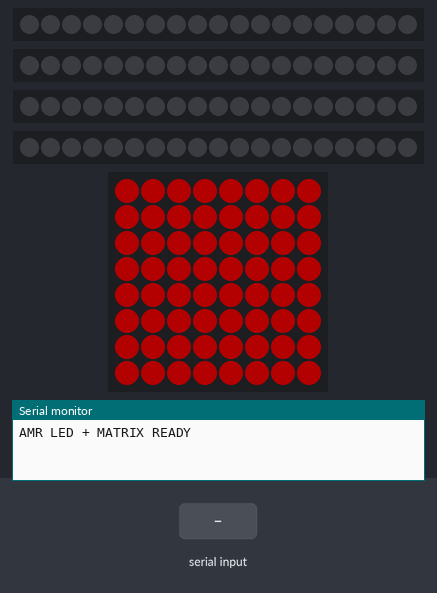
Recording of a sketch running on a simulated Arduino Mega 2560, built with avr-gcc and run on an emulated ATmega2560. On the bench: 4 × 19 RGB LEDs in strip order, left to right, 8×8 RGB LED matrix (first LED top left, wired row by row), the last lines printed to the serial monitor. Inputs (shaded band) come from the test bench. Dim RGB values are drawn brighter than linear.

Above: at 2.2 s.
2.3 s: "turning_left\n" received over Serial
At 2.46 s:
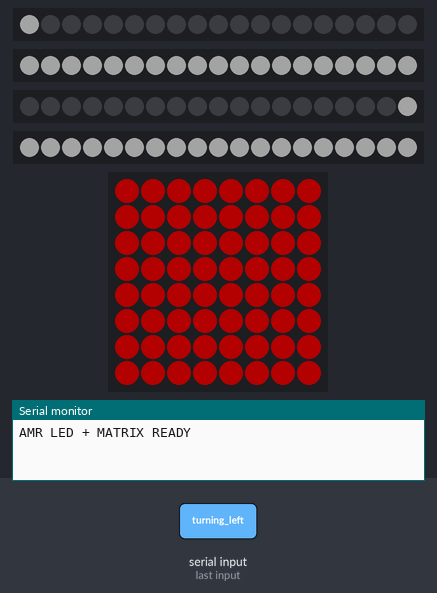
4.1 s: "arrived\n" received over Serial
At 4.6 s:
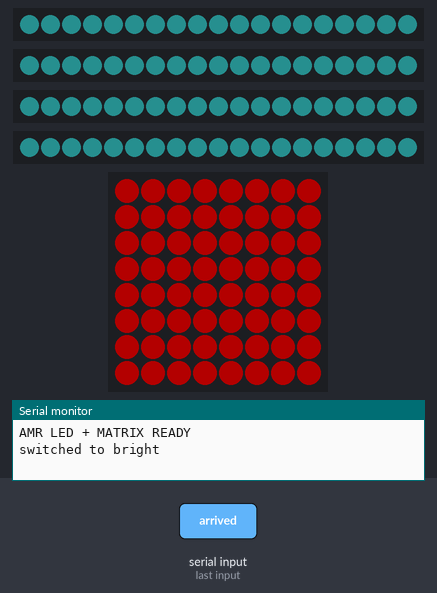
6.8 s: "turning_right\n" received over Serial
At 6.96 s:
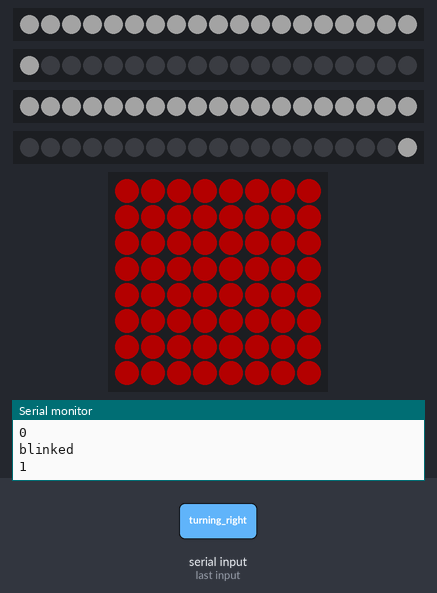
8.6 s: "standby\n" received over Serial
At 9.62 s:
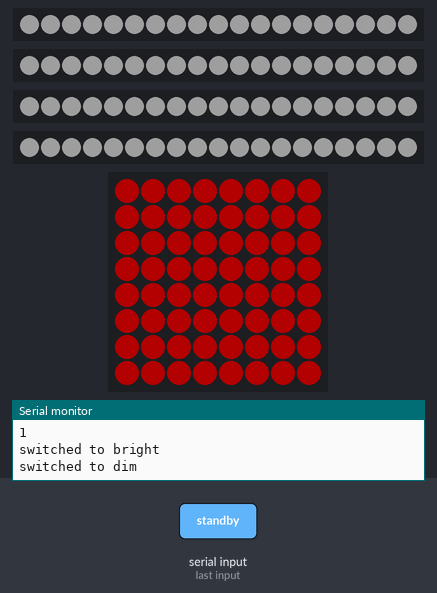
Timing chart, 0 to 11.6 s (numbered marks = the images above; inputs shaded):
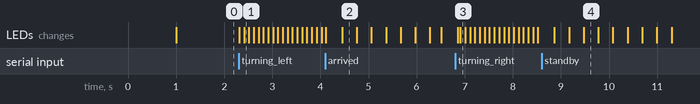

Measured:
- after the input at 2.3 s, the LEDs: first change at once (image 1 shows a later state)
- after the input at 4.1 s, the LEDs: first change at once (image 2 shows a later state)
- after the input at 6.8 s, the LEDs: first change after 0.06 s (image 3 shows a later state)
- after the input at 8.6 s, the LEDs: first change after 0.26 s (image 4 shows a later state)

The sketch:

ArduinoBottom.ino
```cpp
#include <FastLED.h>

/* =========================
   STRIP LED COUNTS
   ========================= */
#define RFRONT 19
#define LFRONT 19
#define RBACK  19
#define LBACK  19

/* =========================
   MATRIX
   ========================= */
#define MATRIX_WIDTH  8
#define MATRIX_HEIGHT 8
#define MATRIX_LEDS   (MATRIX_WIDTH * MATRIX_HEIGHT)

/* =========================
   PINS
   ========================= */
#define PIN_RFRONT   22
#define PIN_LFRONT   24
#define PIN_RBACK    23
#define PIN_LBACK   25
#define PIN_MATRIX   26

CRGB frontR[RFRONT];
CRGB frontL[LFRONT];
CRGB backR[RBACK];
CRGB backL[LBACK];
CRGB matrix[MATRIX_LEDS];

//Serial Input Stored in this variable
String cmd = "";

/* =========================
   SERIAL PARSER
   ========================= */
#define SERIAL_BUF_SIZE 64
char serialBuf[SERIAL_BUF_SIZE];
uint8_t serialPos = 0;
bool serialOverflow = false;


/* =========================
   MATRIX TEXT
   ========================= */
#define MATRIX_TEXT_MAX 32
char matrixText[MATRIX_TEXT_MAX] = "READY";

bool printing = false;
/* =========================
   STATE
   ========================= */
enum Direction {GIVEWAY, MOVINGOFF, MOVING, RESPONSE, TURN_LEFT, TURN_RIGHT, ARRIVE, STANDBY, NEUTRAL };
Direction currentState = GIVEWAY;

/* =========================
   TIMERS
   ========================= */
unsigned long lastBlink  = 0;
unsigned long lastBreath = 0;
unsigned long lastScroll = 0;

/* =========================
   Counters for checking LED Animation
   ========================= */

//General
bool animationComplete = false; //check whether the current animation cycle is finished
long prevR = 0;// previous RGB Value
long prevG = 0;
long prevB = 0;

//breathing
bool initialBreathCall = true;
bool dimming = true; //default breath animation starts from full brightness dims
int breathCycleTime = 600; //intialize breath cycle period (millisecond)
int breathSteps = 20; //number of steps it takes from full brightness to low brightness
int breathCount = 0;

//blinking
bool initialBlinkCall = true;
bool delayComplete = false;
int blinkCycleCount = 1;
int blinkCount = 0; // number of blinked cycles
int blinkCycleTime = 1800; //initalize blink cycle period (millisecond)
int blinkRestTime = 600; //delay time for the blinking animation


//Scroll
const char* message = "TESTING";
int textWidth = strlen(message) * 6; // Width of text + spacing
int scrollOffset = 0;
String displaytxt = "";
String reversetxt = "";
int blinkDelay = 500; //default blink delay set to 500ms


int scrollX = MATRIX_WIDTH;


/* =========================
   MOVING DECLARATIONS
   ========================= */
void handleSerial();
void processCommand(char* cmd);
void setMatrixText(const char* text);
void updateBlink();
void updateBreathing();


// --- Your 5x7 Font Definition (A-Z) ---
const uint8_t font5x7[26][5] = {
  {0x00, 0x7E, 0x11, 0x11, 0x7E}, {0x00, 0x36, 0x49, 0x49, 0x7F}, // A, B
  {0x00, 0x22, 0x41, 0x41, 0x3E}, {0x00, 0x3E, 0x41, 0x41, 0x7F}, // C, D
  {0x00, 0x41, 0x49, 0x49, 0x7F}, {0x00, 0x01, 0x09, 0x09, 0x7F}, // E, F
  {0x00, 0x32, 0x51, 0x41, 0x3E}, {0x00, 0x7F, 0x08, 0x08, 0x7F}, // G, H
  {0x00, 0x41, 0x7F, 0x41, 0x00}, {0x00, 0x3F, 0x41, 0x40, 0x20}, // I, J
  {0x00, 0x63, 0x14, 0x08, 0x7F}, {0x00, 0x40, 0x40, 0x40, 0x7F}, // K, L
  {0x7F, 0x02, 0x04, 0x02, 0x7F}, {0x00, 0x7F, 0x08, 0x04, 0x7F}, // M, N
  {0x00, 0x3E, 0x41, 0x41, 0x3E}, {0x00, 0x06, 0x09, 0x09, 0x7F}, // O, P
  {0x00, 0x7E, 0x61, 0x41, 0x3E}, {0x00, 0x66, 0x19, 0x09, 0x7F}, // Q, R
  {0x00, 0x32, 0x49, 0x49, 0x26}, {0x01, 0x01, 0x7F, 0x01, 0x01}, // S, T
  {0x00, 0x3F, 0x40, 0x40, 0x3F}, {0x1F, 0x20, 0x40, 0x20, 0x1F}, // U, V
  {0x3F, 0x40, 0x38, 0x40, 0x3F}, {0x63, 0x14, 0x08, 0x14, 0x63}, // W, X
  {0x07, 0x08, 0x70, 0x08, 0x07}, {0x43, 0x45, 0x49, 0x51, 0x61}  // Y, Z
};

/* =========================
   MATRIX XY MAPPING (SERPENTINE)
   ========================= */

uint16_t XY(uint8_t x, uint8_t y) {
  if (x >= MATRIX_WIDTH || y >= MATRIX_HEIGHT) return MATRIX_TEXT_MAX;
  if (y & 0x01) { // Odd rows are reversed for serpentine panels
    return (y * MATRIX_WIDTH) + ((MATRIX_WIDTH - 1) - x);
  } else { // Even rows are normal
    return (y * MATRIX_WIDTH) + x;
  }
}
/* =========================
   NON-BLOCKING SERIAL
   ========================= */
void handleSerial() {
  if (Serial.available() > 0) {
    cmd = Serial.readStringUntil('\n');
    if (cmd.length() > 0) {
      if (cmd == "move_off") {
        currentState = MOVINGOFF;
      } else if (cmd == "move_response") {
        currentState = RESPONSE;
      } else if (cmd == "turning_left") {
        currentState = TURN_LEFT;
      } else if (cmd == "turning_right") {
        currentState = TURN_RIGHT;
      } else if (cmd == "giveway") {
        currentState = GIVEWAY;
      } else if (cmd == "arrived") {
        currentState = ARRIVE;
      } else if (cmd == "amr_number") {

      } else if (cmd == "standby") {
        currentState = STANDBY;
      } else if (cmd == "moving") {
        currentState = MOVING;
      } else if (cmd.substring(0, 6) == "print:") {
        printing = true;
        reversetxt = cmd.substring(6);
        displaytxt="";
        for (int i = reversetxt.length() - 1; i >= 0; i--) {
          displaytxt += reversetxt[i];
        }
        scrollOffset = -displaytxt.length() * 6;
      }
      //need to add another mode called "standby"
    }
  }
}
//void processCommand(char* cmd) {
//  // D:X
//
//
//
//  if (cmd[0] == 'D' && cmd[1] == ':' && cmd[2]) {
//    switch (cmd[2]) {
//      case 'F': currentState = MOVING;    break;
//      case 'B': currentState = STOP;   break;
//      case 'L': currentState = TURN_LEFT;  break;
//      case 'R': currentState = TURN_RIGHT; break;
//      case 'S': currentState = GIVEWAY;       break;
//    }
//    Serial.println(cmd);
//  }
//  // T:TEXT
//  else if (cmd[0] == 'T' && cmd[1] == ':') {
//    setMatrixText(cmd + 2);
//  }
//}

/* =========================
   SETUP
   ========================= */
void setBreathing( CRGB leds[], int ledcnt, long r, long g, long b, bool lead, int cycleCount) {
  //bool lead is used to track which LED Strip to reference as the parent while every other strip follows the lead
  if (lead == true) {
    if (initialBreathCall == true) {
      initialBreathCall = false;
      prevR = 0;
      prevG = 0;
      prevB = 0;
      breathCount = -1;
    } else {
      EVERY_N_MILLISECONDS(breathCycleTime / breathSteps) {
        if ((abs(prevR) < (r / breathSteps)) && (abs(prevG) < (g / breathSteps)) && (abs(prevB) < (b / breathSteps))) {
          dimming = false;
          breathCount = breathCount + 1;
          Serial.println("switched to bright");
        } else if (prevR >= r && prevG >= g && prevB >= b) {
          dimming = true;
          breathCount = breathCount + 1;
          Serial.println("switched to dim ");
        }
        if (dimming == true) {
          if ((prevR - (r / breathSteps)) <= 0) {
            prevR = 0;
          } else {
            prevR = abs(prevR - (r / breathSteps));
          }
          if ((prevG - (g / breathSteps)) <= 0) {
            prevG = 0;
          } else {
            prevG = abs(prevG - (g / breathSteps));
          }
          if ((prevB - (b / breathSteps)) <= 0) {
            prevB = 0;
          } else {
            prevB = abs(prevB - (b / breathSteps));
          }
        } else {
          prevR = prevR + (r / breathSteps);
          prevB = prevB + (b / breathSteps);
          prevG = prevG + (g / breathSteps);
        }
      }
      if (breathCount == cycleCount) {
        initialBreathCall = true;
        animationComplete = true;
        //Serial.println("Cycle Complete");
      }
    }
  }
  fill_solid(leds, ledcnt, CRGB(prevR, prevG , prevB));
}

void setBlinking( CRGB leds[], int ledcnt, long r, long g, long b, bool lead, int cycleCount, bool rev) {
  // same variable reason as setBreath, except rev is added to determine the direction of blinking

  if (blinkCount != ledcnt - 1) {
    if (lead == true) {
      EVERY_N_MILLISECONDS(blinkCycleTime / ledcnt) {
        blinkCount = blinkCount + 1;
      }
    }
    for (int i = 0 ; i < blinkCount; i++) {
      if (rev == true) {
        leds[i] = CRGB(r, g, b);
      } else {
        leds[ledcnt - 1 - i] = CRGB(r, g, b);
      }
    }
  } else if (blinkCycleCount != cycleCount && blinkCount >= ledcnt - 1) {
    fill_solid(leds,  ledcnt, CRGB::Black);
    Serial.println("blinked");
    Serial.println(lead);
    if (lead == true) {
      blinkCount = 0;
      blinkCycleCount = blinkCycleCount + 1;
    }
  } else {
    animationComplete = true;
    blinkCycleCount = 1;
    blinkCount = 0;
    Serial.println("finished blinking");
  }


}

void drawText(const char* msg, int startX) {
  int xTracker = startX;
  for (int i = 0; msg[i] != '\0'; i++) {
    char c = msg[i];
    if (c >= 'A' && c <= 'Z') {
      uint8_t fontIdx = c - 'A';
      for (int col = 0; col < 5; col++) {
        int xPos = xTracker + col;
        // Only draw pixels if they fall within the 8-pixel window
        if (xPos >= 0 && xPos < MATRIX_WIDTH) {
          uint8_t colData = font5x7[fontIdx][col];
          for (int row = 0; row < 8; row++) {
            if (colData & (1 << row)) {
              matrix[XY(xPos, row)] = CRGB::Cyan; // Set color here
            }
          }
        }
      }
    }
    xTracker += 6; // Move pointer for next char (5 width + 1 space)
  }
}

void setup() {
  FastLED.addLeds<WS2812, PIN_RFRONT,  GRB>(frontR,  RFRONT);
  FastLED.addLeds<WS2812, PIN_LFRONT,  GRB>(frontL, LFRONT);
  FastLED.addLeds<WS2812, PIN_RBACK,   GRB>(backR,   RBACK);
  FastLED.addLeds<WS2812, PIN_LBACK,   GRB>(backL,  LBACK);
  FastLED.addLeds<WS2812, PIN_MATRIX, GRB>(matrix, MATRIX_LEDS);

  FastLED.setBrightness(60);

  Serial.begin(115200);
  delay(1000);
  Serial.println("AMR LED + MATRIX READY");

  fill_solid(frontR,  RFRONT, CRGB::Black);
  fill_solid(frontL, LFRONT, CRGB::Black);
  fill_solid(backR,   RBACK,  CRGB::Black);
  fill_solid(backL,  LBACK,  CRGB::Black);
  fill_solid(matrix, MATRIX_LEDS, CRGB::Red);

  //animation variable init
  breathCycleTime = 600;
  breathSteps = 20;
}

/* =========================
   LOOP
   ========================= */
void loop() {

  handleSerial();
  //  fill_solid(frontR,  RFRONT, CRGB::Black);
  //  fill_solid(frontL, LFRONT, CRGB::Black);
  //  fill_solid(backR,   RBACK,  CRGB::Black);
  //  fill_solid(backL,  LBACK,  CRGB::Black);
  //  fill_solid(matrix, MATRIX_LEDS, CRGB::Black);

  switch (currentState)  {

    case STANDBY:

        setBreathing(frontR, RFRONT, 153, 153, 153, true, 2 );
        setBreathing(frontL, LFRONT, 153, 153, 153, false, 2 );
        setBreathing(backR, RBACK, 153, 153, 153, false, 2 );
        setBreathing(backL, LBACK, 153, 153, 153, false, 2 );
        break;
    case MOVING:

      break;
    case RESPONSE:

      if (animationComplete == false) {
        setBreathing(frontR, RFRONT, 153, 153, 153, true, 3 );
        setBreathing(frontL, LFRONT, 153, 153, 153, false, 3 );
        setBreathing(backR, RBACK, 153, 153, 153, false, 3 );
        setBreathing(backL, LBACK, 153, 153, 153, false, 3 );
      } else {
        fill_solid(frontR,  RFRONT, CRGB(153, 153, 153));
        fill_solid(frontL, LFRONT, CRGB(153, 153, 153));
        fill_solid(backR,   RBACK,  CRGB(153, 153, 153));
        fill_solid(backL,  LBACK,  CRGB(153, 153, 153));
        animationComplete = false;
        currentState = NEUTRAL;
      }
      break;
    case TURN_LEFT:
      if (initialBlinkCall == true) {
        fill_solid(frontR,  RFRONT, CRGB::Black);
        fill_solid(frontL, LFRONT, CRGB::Black);
        fill_solid(backR,   RBACK,  CRGB::Black);
        fill_solid(backL,  LBACK,  CRGB::Black);
        FastLED.show();
        initialBlinkCall = false;
      }
      if (animationComplete == false) {
        fill_solid(frontL, LFRONT, CRGB(153, 153, 153));
        fill_solid(backL,  LBACK,  CRGB(153, 153, 153));
        setBlinking(frontR, RFRONT, 153, 153, 153 , true, 2, true);
        setBlinking(backR, RBACK, 153, 153, 153, false,  2, false);
      } else {
        fill_solid(frontR,  RFRONT, CRGB(153, 153, 153));
        fill_solid(frontL, LFRONT, CRGB(153, 153, 153));
        fill_solid(backR,   RBACK,  CRGB(153, 153, 153));
        fill_solid(backL,  LBACK,  CRGB(153, 153, 153));
        animationComplete = false;
        currentState = NEUTRAL;
        initialBlinkCall = true;
      }
      break;
    case TURN_RIGHT:
      //if (blinkState) fill_solid(frontL, LFRONT, CRGB::Blue);
      if (initialBlinkCall == true) {
        fill_solid(frontR,  RFRONT, CRGB::Black);
        fill_solid(frontL, LFRONT, CRGB::Black);
        fill_solid(backR,   RBACK,  CRGB::Black);
        fill_solid(backL,  LBACK,  CRGB::Black);
        FastLED.show();
        initialBlinkCall = false;
      }
      if (animationComplete == false) {
        fill_solid(frontR, LFRONT, CRGB(153, 153, 153));
        fill_solid(backR,  LBACK,  CRGB(153, 153, 153));
        setBlinking(frontL, RFRONT, 153, 153, 153 , true, 2, true);
        setBlinking(backL, RBACK, 153, 153, 153, false,  2, false);
      } else {
        fill_solid(frontR,  RFRONT, CRGB(153, 153, 153));
        fill_solid(frontL, LFRONT, CRGB(153, 153, 153));
        fill_solid(backR,   RBACK,  CRGB(153, 153, 153));
        fill_solid(backL,  LBACK,  CRGB(153, 153, 153));
        animationComplete = false;
        currentState = NEUTRAL;
        initialBlinkCall = true;
      }
      break;
    case GIVEWAY:

      break;
    case ARRIVE: //Show solid color blue at 60% brightness
      //      Serial.println("arrived");
      if (animationComplete == false) {
        //        Serial.println("color changing");
        setBreathing(frontR, RFRONT, 45, 153, 146, true, 3 );
        setBreathing(frontL, LFRONT, 45, 153, 146, false, 3 );
        setBreathing(backR, RBACK, 45, 153, 146, false, 3 );
        setBreathing(backL, LBACK, 45, 153, 146, false, 3 );
      } else {
        fill_solid(frontR,  RFRONT, CRGB(45, 153, 146));
        fill_solid(frontL, LFRONT, CRGB(45, 153, 146));
        fill_solid(backR,   RBACK,  CRGB(45, 153, 146));
        fill_solid(backL,  LBACK,  CRGB(45, 153, 146));
        animationComplete = false;
        currentState = NEUTRAL;
      }
      break;

  }
  if (printing == true) {

    EVERY_N_MILLISECONDS(120) {
      Serial.println(scrollOffset);
      Serial.println(displaytxt);
      scrollOffset++;
      fill_solid(matrix, MATRIX_LEDS, CRGB::Black);
      drawText(displaytxt.c_str(), scrollOffset);
      if (scrollOffset > 8) {
        //scrollOffset = MATRIX_WIDTH; //reset message scroll origin
        printing = false;
      }
    }
  }

  FastLED.show();
  delay(10);
}
```
